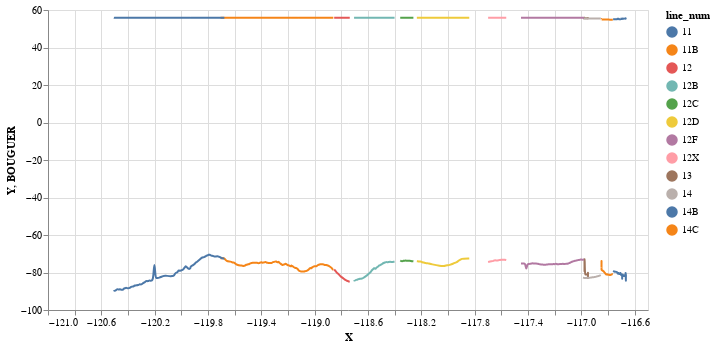

Notebook code cell kept with this figure:
### Code cell
import altair as alt
import pandas as pd
import numpy as np
points_subset.head()

# Create a selection that chooses the nearest point & selects based on x-value
nearest = alt.selection(type='single', nearest=True, on='mouseover',
                        fields=['STN'], empty='none')

# The basic line
line = alt.Chart(points_subset).mark_line(interpolate='basis').encode(
    x='X',
    y='BOUGUER',
    color='line_num'
)

# Transparent selectors across the chart. This is what tells us
# the x-value of the cursor
selectors = alt.Chart(points_subset).mark_point().encode(
    x='X',
    y='BOUGUER',
    opacity=alt.value(0),
).add_selection(
    nearest
)

# Draw points on the line, and highlight based on selection
points = line.mark_point().encode(
    opacity=alt.condition(nearest, alt.value(1), alt.value(0))
)

# Draw text labels near the points, and highlight based on selection
text = line.mark_text(align='left', dx=5, dy=-5).encode(
    text=alt.condition(nearest, 'BOUGUER', alt.value(' '))
)

# Draw a rule at the location of the selection
rules = alt.Chart(points_subset).mark_rule(color='gray').encode(
    x='X',
).transform_filter(
    nearest
)

# Put the five layers into a chart and bind the data
chart = alt.layer(
    line, selectors, points, rules, text
).properties(
    width=600, height=300
)


# Lithoprobe
line = alt.Chart(points_subset).mark_line(interpolate='basis').encode(
    x='X',
    y='Y',
    color='line_num'
)

line + chart

### Figure 1 — Vega-Lite specification as saved in the notebook (floating-point values rounded to 4 significant figures; data arrays with more than 128 entries replaced by an {"elided": "..."} marker saying what was removed)
{"config": {"view": {"continuousWidth": 400, "continuousHeight": 300}}, "layer": [{"mark": {"type": "line", "interpolate": "basis"}, "encoding": {"color": {"type": "nominal", "field": "line_num"}, "x": {"type": "quantitative", "field": "X"}, "y": {"type": "quantitative", "field": "Y"}}}, {"layer": [{"mark": {"type": "line", "interpolate": "basis"}, "encoding": {"color": {"type": "nominal", "field": "line_num"}, "x": {"type": "quantitative", "field": "X"}, "y": {"type": "quantitative", "field": "BOUGUER"}}}, {"mark": "point", "encoding": {"opacity": {"value": 0}, "x": {"type": "quantitative", "field": "X"}, "y": {"type": "quantitative", "field": "BOUGUER"}}, "selection": {"selector095": {"type": "single", "nearest": true, "on": "mouseover", "fields": ["STN"], "empty": "none"}}}, {"mark": "point", "encoding": {"color": {"type": "nominal", "field": "line_num"}, "opacity": {"condition": {"value": 1, "selection": "selector095"}, "value": 0}, "x": {"type": "quantitative", "field": "X"}, "y": {"type": "quantitative", "field": "BOUGUER"}}}, {"mark": {"type": "rule", "color": "gray"}, "encoding": {"x": {"type": "quantitative", "field": "X"}}, "transform": [{"filter": {"selection": "selector095"}}]}, {"mark": {"type": "text", "align": "left", "dx": 5, "dy": -5}, "encoding": {"color": {"type": "nominal", "field": "line_num"}, "text": {"condition": {"type": "quantitative", "field": "BOUGUER", "selection": "selector095"}, "value": " "}, "x": {"type": "quantitative", "field": "X"}, "y": {"type": "quantitative", "field": "BOUGUER"}}}], "height": 300, "width": 600}], "data": {"name": "data-b1056b2ca55acfaa0575853d24e6c9ec"}, "$schema": "https://vega.github.io/schema/vega-lite/v4.8.1.json", "datasets": {"data-b1056b2ca55acfaa0575853d24e6c9ec": {"elided": "646 records"}}}
